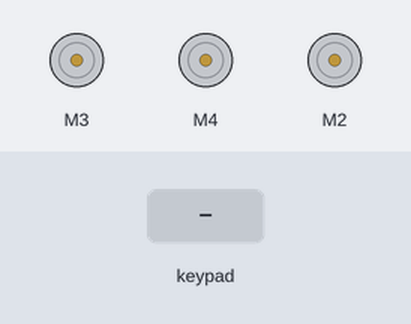
Simulated run of this sketch. Board: Arduino Uno, built with avr-gcc and run on an emulated ATmega328P. On the bench: 3 × DC motor (green arrow = forward, orange = backward, longer = faster). The test bench sets the inputs (shaded band). What the sketch prints to the serial monitor is not drawn.

Above: at 1.2 s.
1.3 s: key 'O' pressed
At 1.5 s:
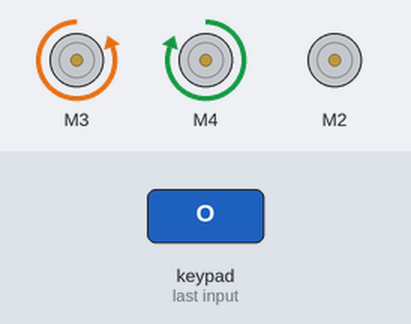
3.2 s: key 'U' pressed
At 3.6 s:
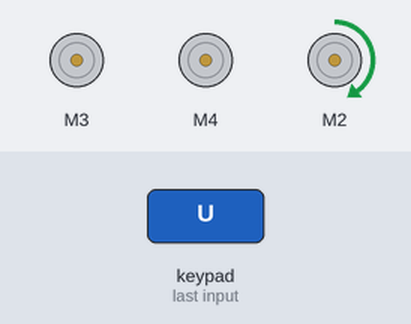
4.7 s: key 'X' pressed
At 4.9 s:
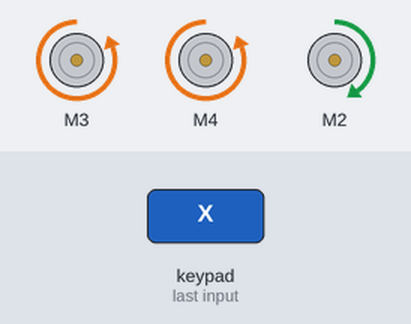
6.6 s: key 'S' pressed
At 6.8 s:
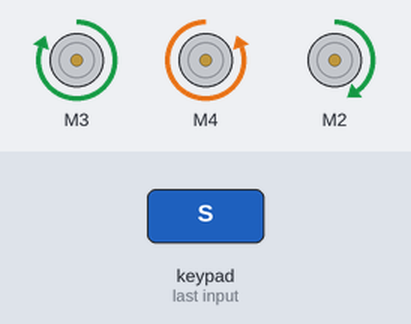
8.5 s: key 'T' pressed
At 8.7 s:
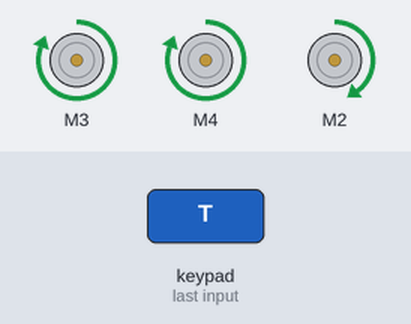
10.4 s: key 'O' pressed
At 10.6 s:
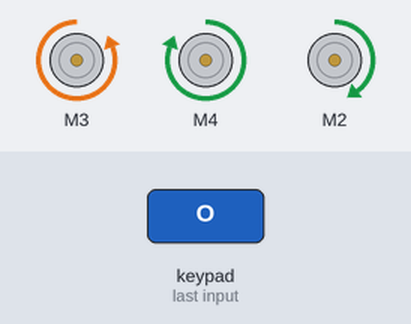
Timing chart, 0 to 13.3 s (numbered marks = the images above; inputs shaded):
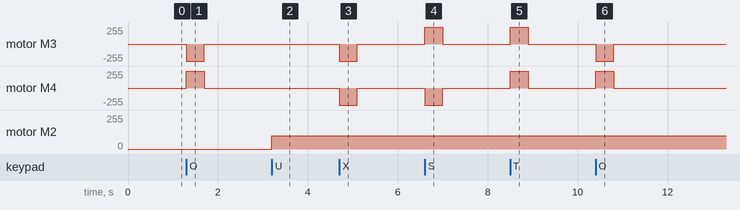

The sketch:

sketch_jun28a.ino
```cpp
#include <PS2X_lib.h>  //for v1.6
#include <AFMotor.h>
#include<AFMotor.h>
AF_DCMotor motor1(3);
AF_DCMotor motor2(4);
AF_DCMotor motor3(2);

#define PS2_DAT   A5
#define PS2_CMD   A4
#define PS2_SEL   A2
#define PS2_CLK   A1
#define pressures   false
#define rumble      true

PS2X ps2x;

int error = 0;
byte type = 0;
byte vibrate = 0;

void setup() {
  // put your setup code here, to run once:
  Serial.begin(57600);

  delay(1);  //added delay to give wireless ps2 module some time to startup, before configuring it

  //CHANGES for v1.6 HERE!!! **************PAY ATTENTION*************

  //setup pins and settings: GamePad(clock, command, attention, data, Pressures?, Rumble?) check for error
  error = ps2x.config_gamepad(PS2_CLK, PS2_CMD, PS2_SEL, PS2_DAT, pressures, rumble);

  if(error == 0){
    Serial.print("Found Controller, configured successful ");
    Serial.print("pressures = ");
  if (pressures)
    Serial.println("true ");
  else
    Serial.println("false");
  Serial.print("rumble = ");
  if (rumble)
    Serial.println("true)");
  else
    Serial.println("false");
    Serial.println("Try out all the buttons, X will vibrate the controller, faster as you press harder;");
    Serial.println("holding L1 or R1 will print out the analog stick values.");
    Serial.println("Note: Go to www.billporter.info for updates and to report bugs.");
  }

  else if(error == 1)
    Serial.println("No controller found, check wiring, see readme.txt to enable debug. visit www.billporter.info for troubleshooting tips");

  else if(error == 2)
    Serial.println("Controller found but not accepting commands. see readme.txt to enable debug. Visit www.billporter.info for troubleshooting tips");

  else if(error == 3)
    Serial.println("Controller refusing to enter Pressures mode, may not support it. ");

//  Serial.print(ps2x.Analog(1), HEX);

  type = ps2x.readType();
  switch(type) {
    case 0:
      Serial.print("Unknown Controller type found ");
      break;
    case 1:
      Serial.print("DualShock Controller found ");
      break;
    case 2:
      Serial.print("GuitarHero Controller found ");
      break;
  case 3:
      Serial.print("Wireless Sony DualShock Controller found ");
      break;
   }
   motor1.setSpeed(255);

motor2.setSpeed(255);

motor3.setSpeed(100);

}

void loop() {
  // put your main code here, to run repeatedly:
  if(error == 1) //skip loop if no controller found
    return;

    if(type == 1){
       ps2x.read_gamepad(false, vibrate); //read controller and set large motor to spin at 'v
         if(ps2x.ButtonPressed(PSB_TRIANGLE)) {
      motor1.run(FORWARD);
      motor2.run(FORWARD);
      }
      if(ps2x.ButtonReleased(PSB_TRIANGLE)) {
      motor1.run(RELEASE);
      motor2.run(RELEASE);
  }
      if(ps2x.ButtonPressed(PSB_CROSS)) {
      motor1.run(BACKWARD);
      motor2.run(BACKWARD);
      }
      if(ps2x.ButtonReleased(PSB_CROSS)) {
      motor1.run(RELEASE);
      motor2.run(RELEASE);

      }

  if(ps2x.Button(PSB_CIRCLE)) {
      Serial.print("Up held this hard: ");
      motor2.run(FORWARD);
      motor1.run(BACKWARD);
      }
if(ps2x.ButtonReleased(PSB_CIRCLE)) {
      motor1.run(RELEASE);
      motor2.run(RELEASE);
}

  if(ps2x.Button(PSB_SQUARE)) {
      Serial.print("Up held this hard: ");
      motor2.run(BACKWARD);
      motor1.run(FORWARD);
      }
if(ps2x.ButtonReleased(PSB_SQUARE)) {
      motor1.run(RELEASE);
      motor2.run(RELEASE);

}


      if(ps2x.Button(PSB_PAD_UP)) {
      motor3.run(FORWARD);
      }

 //if(ps2x.Button(PSB_PAD_RIGHT)) {
      //motor2.run(BACKWARD);
   //   motor1.run(FORWARD);
    //  }


   //   if(ps2x.Button(PSB_PAD_DOWN)) {
    //  motor2.run(BACKWARD);
    //  motor1.run(BACKWARD);
     // }

   //   if(ps2x.Button(PSB_PAD_LEFT)) {
   //   motor2.run(FORWARD);
      //motor1.run(BACKWARD);
    //  }


    if(ps2x.Button(PSB_R1)) {
    motor1.run(FORWARD);
    }

      if(ps2x.ButtonReleased(PSB_R1)) {
      motor1.run(RELEASE);
  }

    if(ps2x.Button(PSB_L1)) {
    motor2.run(FORWARD);
    }

      if(ps2x.ButtonReleased(PSB_L1)) {
      motor2.run(RELEASE);
  }

   if(ps2x.Button(PSB_R2)) {
   motor1.run(BACKWARD);
   }

      if(ps2x.ButtonReleased(PSB_R2)) {
      motor1.run(RELEASE);
  }


    if(ps2x.Button(PSB_L2)) {
    motor2.run(BACKWARD);
    }

      if(ps2x.ButtonReleased(PSB_L2)) {
      motor2.run(RELEASE);
  }
    }
    delay(1);
}
```

Measured:
- after the input at 1.3 s, motor M3: stopped → backward 255/255 at once, → stopped 0.40 s later; motor M4: stopped → forward 255/255 at once, → stopped 0.40 s later
- after the input at 3.2 s, motor M2: stopped → forward 100/255 at once
- after the input at 4.7 s, motor M3, motor M4: stopped → backward 255/255 at once, → stopped 0.40 s later
- after the input at 6.6 s, motor M3: stopped → forward 255/255 at once, → stopped 0.40 s later; motor M4: stopped → backward 255/255 at once, → stopped 0.40 s later
- after the input at 8.5 s, motor M3, motor M4: stopped → forward 255/255 at once, → stopped 0.40 s later
- after the input at 10.4 s, motor M3: stopped → backward 255/255 at once, → stopped 0.40 s later; motor M4: stopped → forward 255/255 at once, → stopped 0.40 s later
